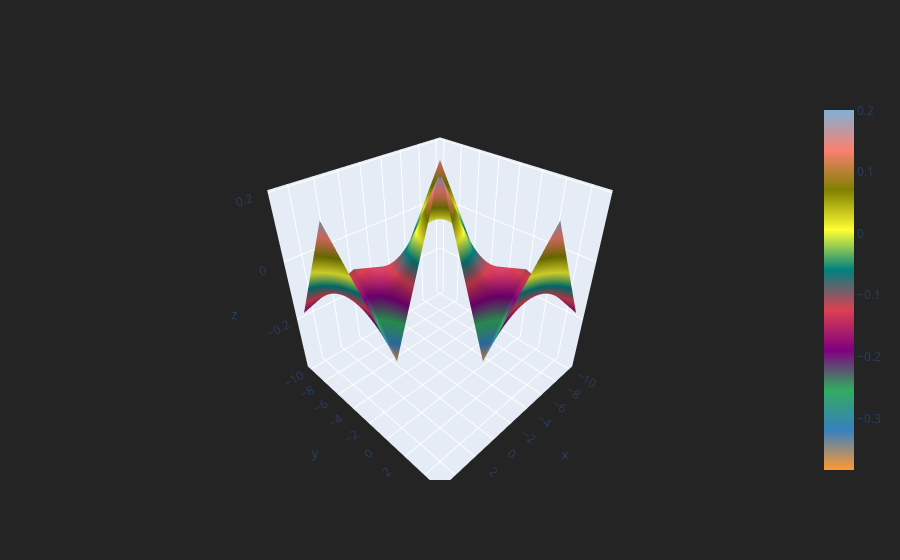

Notebook cell for this chart:
### Code cell
cf.datagen.sinwave(10,5).iplot(kind='surface')

### Figure 1 — Plotly figure (JSON) as saved in the notebook; plotly's stock layout.template omitted (floating-point values rounded to 4 significant figures)
{"data": [{"colorscale": [[0, "rgb(255, 153, 51)"], [0.1111, "rgb(55, 128, 191)"], [0.2222, "rgb(50, 171, 96)"], [0.3333, "rgb(128, 0, 128)"], [0.4444, "rgb(219, 64, 82)"], [0.5556, "rgb(0, 128, 128)"], [0.6667, "rgb(255, 255, 51)"], [0.7778, "rgb(128, 128, 0)"], [0.8889, "rgb(251, 128, 114)"], [1, "rgb(128, 177, 211)"]], "type": "surface", "x": [-10, -5, 0, 5], "y": [-10, -5, 0, 5], "z": [[0.1414, -0.1758, -0.1088, -0.1758], [-0.1758, 0.2005, -0.3836, 0.2005], [-0.1088, -0.3836, null, -0.3836], [-0.1758, 0.2005, -0.3836, 0.2005]]}], "layout": {"legend": {"bgcolor": "#242424", "font": {"color": "#F4F4F4"}}, "paper_bgcolor": "#242424", "plot_bgcolor": "#242424", "title": {"font": {"color": "#F4F4F4"}}, "xaxis": {"gridcolor": "#343434", "showgrid": true, "tickfont": {"color": "#A4A4A4"}, "title": {"font": {"color": "#A4A4A4"}, "text": ""}, "zerolinecolor": "#444444"}, "yaxis": {"gridcolor": "#343434", "showgrid": true, "tickfont": {"color": "#A4A4A4"}, "title": {"font": {"color": "#A4A4A4"}, "text": ""}, "zerolinecolor": "#444444"}}}
